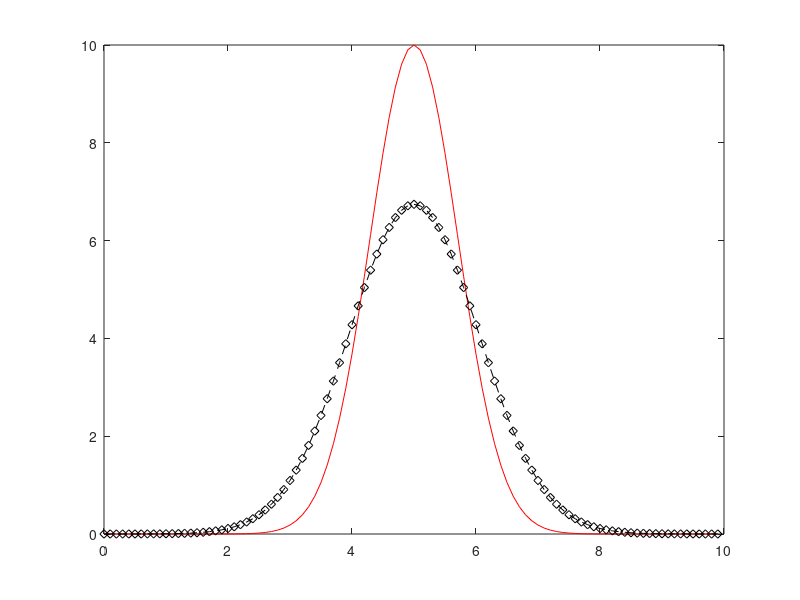

The MATLAB script that drew this image: (Note: this script raises an error after producing the figure.)
% separation of variables



clear all
clc
close all
format long



L = 10;
T = 3;
N = 100;
dx = L / N;

% intervals
xper = [0 : dx : L - dx]';
xin = [dx : dx : L - dx]';

c0 = @(x) 10 * exp(-((x-L/2)/(L/10)).^2);
c0hat = fft(c0(xper));
fc0 = ifft(c0hat);

kk = [0 : N/2, -N/2 + 1 :-1]';
omega = 2 * pi / L;
omegak = omega * kk;

v = 0.1;
a2 = v;

alphak = a2 *(omegak * j).^2;

chat = c0hat .* exp(alphak .* T);
fc = ifft(chat);

figure()
plot(xper, fc0, 'r', xper, fc, 'k--d')




%%
% implicit euler method

% clc
% clear all
% close all 
% format long
% 

L = 10;
T = 3;
N = 100;
M = 50;
dx = L / N;
dt = T / M;


ni = 0.1;


cold = c0(xper);
cnew = cold;
dtdx2 = dt/dx.^2;

t = 0;
A = zeros(N-1);
b = zeros(N-1, 1);


for n = 1 : M

    b = cold + 0;

    b(1, 1) = b(1, 1) - ni * dtdx2;

    b(N-1, 1) = b(N-1, 1) - ni * dtdx2;

    A = diag( ones(N-1) + 2 * ni * dtdx2);
    
    A = A - diag( ones(N-1) * ni * dtdx2 ,1) - diag(ones(N-1) * ni * dtdx2, -1);

    cnew = A \ b;

    cold = cnew;
     
    t = t + dt;
end

figure(1)
plot(xin, cnew)

